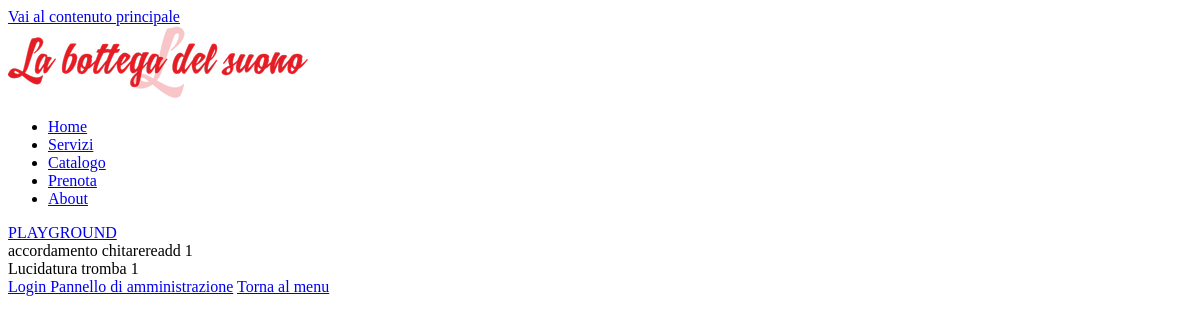
/servizi.php, run on an earlier commit of the app's database.
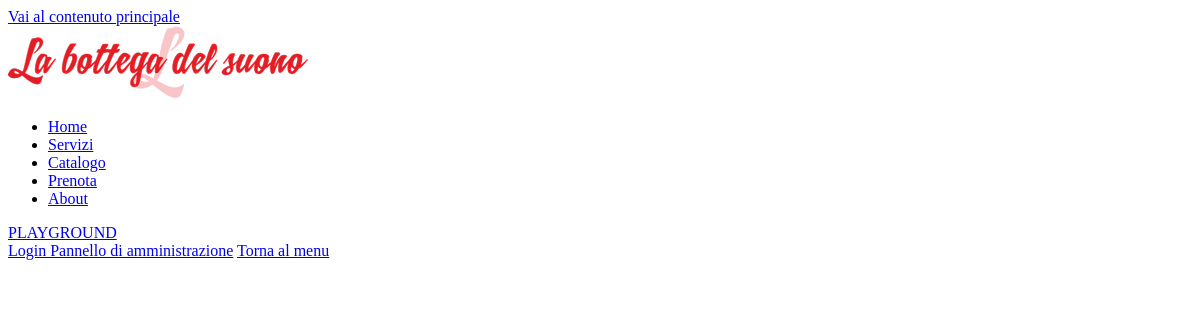
And on a later commit of the database.
### tables this page shows
CREATE TABLE `servizi` (
  `id` int(11) NOT NULL,
  `nome` varchar(40) NOT NULL,
  `descrizione` varchar(200) NOT NULL,
  `costo` decimal(10,0) NOT NULL
);

### db_connection.php (called while the page is built, shortened)
<?php
    function connect($db_data){
        $db = new mysqli($db_data['server_name'], $db_data['username'], $db_data['password'], $db_data['name']);
        return $db;
    }
    function getServices($db_data){
        $db = connect($db_data);
        $query = "SELECT * FROM servizi";
        return $db->query($query);
    }
?>

### service_list.php (the view)
<div id="lista-servizi">
<?php
    include_once("db_connection.php");
    $products = getServices($db_data);
    while($row = $products->fetch_assoc()){
?>
    <div class="servizio">
        <span class="servizio-nome"><?= $row['nome']; ?></span>
        <span class="servizio-costo"><?= $row['costo']; ?></span>
    </div>
<?php
    }
?>
</div>

### servizi.php (shortened to what this page needs)
<!DOCTYPE html PUBLIC "-//W3C//DTD XHTML 1.0 Strict//EN" "http://www.w3.org/TR/xhtml1/DTD/xhtml1-strict.dtd">
<?php include_once("utility.php");?>
<html xmlns="http://www.w3.org/1999/xhtml">
    <head>
        <link rel="stylesheet" type="text/css" href="css/main.css"/>
    </head>
    <body>
        <?php include("header.php"); ?>
        <div id="main">
            <?php include("service_list.php"); ?>
        </div>
        <?php include("footer.php"); ?>
    </body>
</html>

### header.php
<?php
$index = "index.php";
$servizi = "servizi.php";
$catalogo = "catalogo.php";
$prenota = "prenota.php";
$about = "about.php";
?>
<div id="salta-menu"><a href="#main">Vai al contenuto principale</a></div>
<div id="menu" class="navbar">
    <div class="titolo-nav">
        <img src="img/logo.png" alt="Logo del sito"/>
    </div>
    <div>
        <ul>
            <li><a class="<?php isActive($index)?>" href="<?= $index?>">Home</a></li>
            <li><a class="<?php isActive($servizi)?>" href="<?= $servizi?>">Servizi</a></li>
            <li><a class="<?php isActive($catalogo)?>" href="<?= $catalogo?>">Catalogo</a></li>
            <li><a class="<?php isActive($prenota)?>" href="<?= $prenota?>">Prenota</a></li>
            <li><a class="<?php isActive($about)?>" href="<?= $about?>">About</a></li>
        </ul>
    </div>
</div>
<div><a href="php-playground.php">PLAYGROUND</a></div>

### utility.php (shortened to what this page needs)
<?php
    function isActive($page){
        $path = $_SERVER["PHP_SELF"];
        $path = explode("/",$path);
        if($page == end($path)) echo "inactive-link";
        else                    echo "active-link";
    }
?>

### footer.php
<div>
    <a href="admin.php">Login Pannello di amministrazione</a>
    <a href="#menu">Torna al menu</a>
</div>

### css/main.css (style rules this page uses)
.active-link { pointer-events: all; }
.inactive-link { pointer-events: none; }

What changed in the data, as far as the page shows it:
removed servizi: nome "accordamento chitarereadd", costo "1"
removed servizi: nome "Lucidatura tromba", costo "1"
